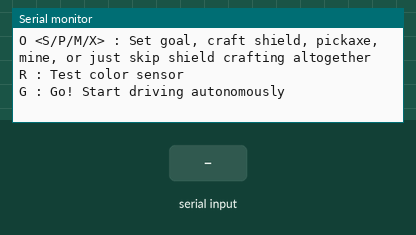
A sketch run on a simulated Arduino Mega 2560, built with avr-gcc and run on an emulated ATmega2560. On the bench: the last lines printed to the serial monitor. The inputs (shaded band) are chosen by the test bench.

Above: at 1.2 s.
1.3 s: "g\n" received over Serial
At 2.5 s:
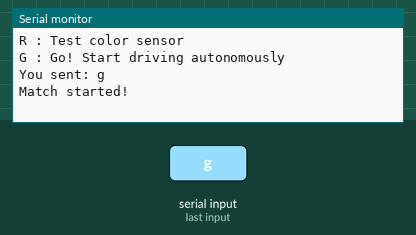
2.8 s: "g\n" received over the second serial link
At 3.7 s:
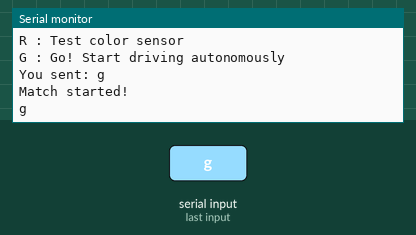
4.3 s: "G\n" received over Serial
At 4.9 s:
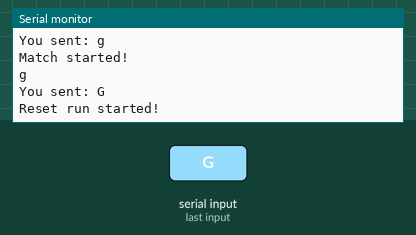
5.8 s: "G\n" received over the second serial link
At 7.0 s:
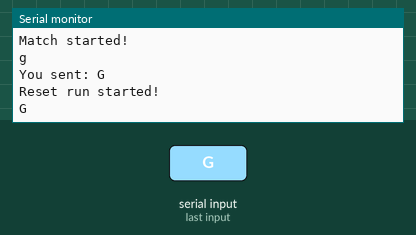
7.3 s: "1\n" received over Serial
At 8.3 s:
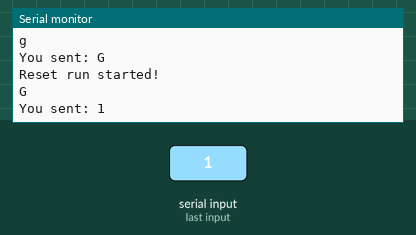
8.8 s: "1\n" received over the second serial link
At 9.4 s:
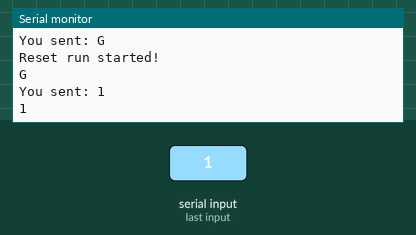

The sketch:

UnoManualMain.ino
```cpp
// Library and Object Setup
#include <SoftwareSerial.h>
SoftwareSerial Serial1(2, 3);  // RX, TX


// Variable Intialization
int startFlag = 255;
char command;
char direction;
int distAngle;    // Distance / Angle input
int speedRadius;  // Speed / Radius of turn
bool MATCHSTART = true;
long globalTimer = 0;
long globalTimerT0 = 0;

void setup() {
  // Open serial communications with computer and wait for port to open:
  Serial.begin(57600);  // make sure to also select this baud rate in your Serial Monitor window

  // Wipe screen - ish
  Serial.print("\n\n\n\n\n\n\n\n\n");

  // Print Command Instructions
  Serial.println("\nHello! To set variables on the MEGA, type any of the following commands with spaces deliminating inputs:");
  Serial.println("V : Activate/Deactivate Verbose mode to debug");
  Serial.println("P <W/Y/R> : Pickaxe Level ");
  Serial.println("N : No shield?");
  Serial.println("T <L/R> : Set tree to default to");
  Serial.println("M <L/R> : Set default Mine to go to");
  Serial.println("A <L/R> : Set default Tree and mine at once to go to");
  Serial.println("E <L/R> : Set endgame mine left or right. Default is right");
  Serial.println("F <S> : Finish inturrupted crafting operation (Shield)");
  Serial.println("O <S/P/M/X> : Set goal, craft shield, pickaxe, mine, or just skip shield crafting altogether");
  Serial.println("R : Test color sensor");

  Serial.println("G : Go! Start driving autonomously");
  // Open serial communications with the other Arduino board
  Serial1.begin(115200);  // 115200
}


void loop() {
  if (!MATCHSTART) {
    globalTimer = millis() / 1000.;
    if (globalTimer - globalTimerT0 > 280) {
      globalTimerT0 = millis() / 1000.;
      String input = "Z";
      Serial1.write(startFlag);
      Serial1.write(input.c_str());
      Serial1.write('\n');
      Serial.print("You sent: ");
      Serial.println(input);
      Serial.println("OUT OF TIME");
    }
  }
  if (Serial.available()) {
    delay(20);
    String input = String(Serial.readStringUntil('\n'));
    Serial1.write(startFlag);
    Serial1.write(input.c_str());
    Serial1.write('\n');
    Serial.print("You sent: ");
    Serial.println(input);
    if (input.charAt(0) == 'g' || input.charAt(0) == 'G'){
      if( MATCHSTART) {
      MATCHSTART = false;
      globalTimerT0 = millis() / 1000.;
      Serial.println("Match started!");
      } else{
        Serial.println("Reset run started!");
      }
    }
  }
  if (Serial1.available()) {
    delay(20);
    String input = String(Serial1.readStringUntil('\n'));
    Serial.println(input);
  }
}
```

Measured:
- after the input at 1.3 s, the serial monitor: prints a new line at once (image 1)
- after the input at 2.8 s, the serial monitor: prints a new line at once (image 2)
- after the input at 4.3 s, the serial monitor: prints a new line at once (image 3)
- after the input at 5.8 s, the serial monitor: prints a new line at once (image 4)
- after the input at 7.3 s, the serial monitor: prints a new line at once (image 5)
- after the input at 8.8 s, the serial monitor: prints a new line at once (image 6)
